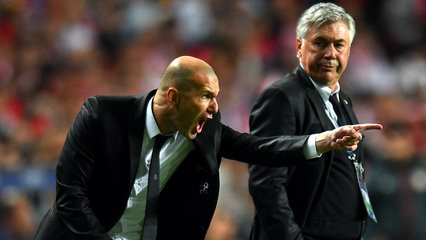
#> input picture 13 通过xml对图片批量画框/1/1.jpg, 426 x 240 px, given in place of airplane.jpg, which was not available
$ python edgeDetection_v1.py --template '../13 通过xml对图片批量画框/1/1.jpg' --images '../13 通过xml对图片批量画框/1'
#> lines starting #> are read from the running program, lines starting #| are printed output that depends on the picture; after the words box and inside, x2 and y2 are one past the last pixel; in counts of white or black regions, pixels touching at a corner belong together; pictures that were not available may be replaced by others from this repository, and a replacement may not be noted
# coding=utf-8
# 导入python包
import numpy as np
import argparse
import imutils
import glob
import cv2

# 构建并解析参数
ap = argparse.ArgumentParser()
ap.add_argument("-t", "--template", required=True, help="Path to template image")
ap.add_argument("-i", "--images", required=True, help="Path to images where template will be matched")
ap.add_argument("-v", "--visualize", help="Flag indicating whether or not to visualize each iteration")
args = vars(ap.parse_args())

# 读取模板图片
template = cv2.imread('/home/huangfu/桌面/face/airplane.jpg')
#> template is the input picture: shape (240, 426, 3); mean B, G, R 52.9, 58.2, 69.4
# 转换为灰度图片
template = cv2.cvtColor(template, cv2.COLOR_BGR2GRAY)
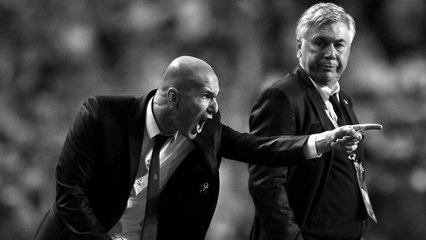
#> template: shape (240, 426); min 0, max 255, mean 60.9
#高斯模糊
template = cv2.GaussianBlur(template,(5,5),0)
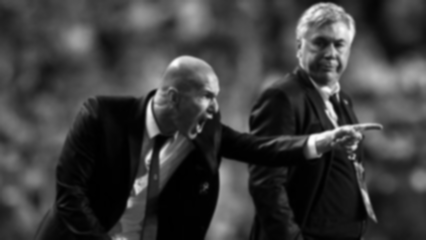
#> template: shape (240, 426); min 0, max 253, mean 60.9
# 执行边缘检测
template = cv2.Canny(template, 20, 250)
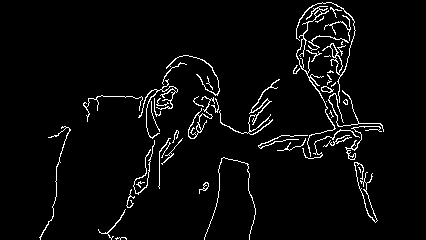
#> template: shape (240, 426); 3.9% white in thin lines or dots, all inside (x1, y1, x2, y2) = (39, 2, 384, 240)
(tH, tW) = template.shape[:2]
#> tH = 240; tW = 426
# 显示模板
cv2.imshow("Template", template)
#cv2.waitKey(0)

# 遍历所有的图片寻找模板
#> (the run stopped early here; a loop or call above may not have finished)
